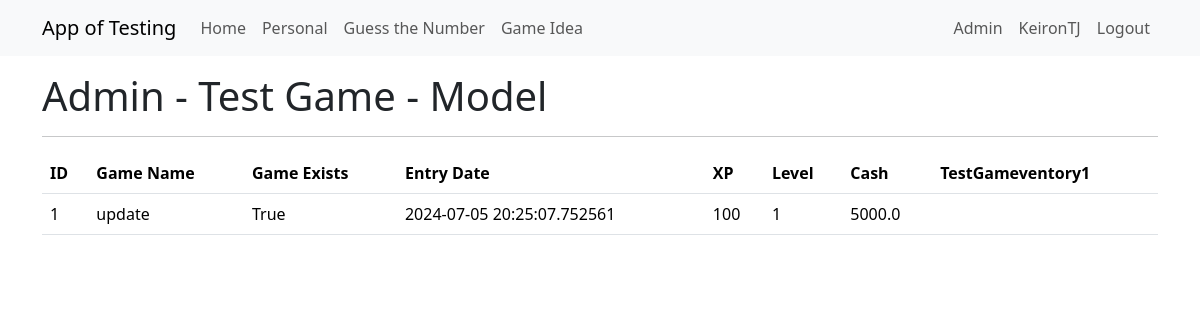
Before: /admin_testgame_models (signed in) with the older database file.
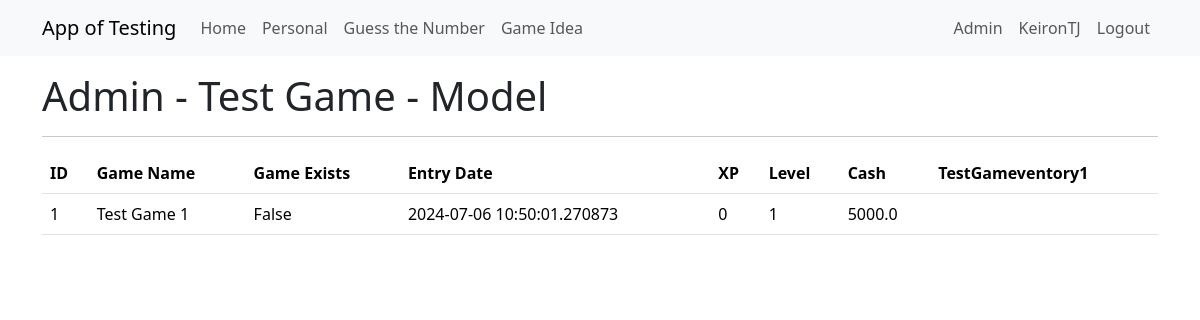
After: the same page with the newer database file.
### app/models.py (models this page shows)
class TestGame(db.Model):
    __tablename__ = 'test_game'
    id = db.Column(db.Integer, primary_key=True)
    user_id = db.Column(db.Integer, db.ForeignKey('user.id'), nullable=False)
    game_name = db.Column(db.String(64))
    game_exists = db.Column(db.Boolean, default=False)
    entry_date = db.Column(db.DateTime, default=datetime.now(timezone.utc))
    xp = db.Column(db.Integer, default=0)
    level = db.Column(db.Integer, default=1)
    cash = db.Column(db.Float, default=5000)
    test_game_cash_logs = db.relationship("TestGameCashLog", back_populates="testgame")
    test_game_xp_logs = db.relationship("TestGameXPLog", back_populates="testgame")
    user = db.relationship("User", back_populates="test_game")
    inventories = db.relationship('TestGameInventory', backref='game', lazy=True, cascade="all, delete-orphan")
    quest_progress = db.relationship("TestGameQuestProgress", back_populates="quest_game")

### app/admin/routes.py (the view)
@bp.route('/admin_testgame_models', methods=['GET', 'POST'])
@login_required
@admin_required
def admin_testgame_models():
    testgames = db.session.query(TestGame).all()
    return render_template("admin/admin_testgame_models.html",
                           title='Admin Test Game Users',
                           testgames=testgames)

### app/models.py (called while the page is built)
@login.user_loader
def load_user(id):
    return db.session.get(User, int(id))

    def is_admin(self):
        return 'admin' in [role.name for role in self.role]

### app/templates/admin/admin_testgame_models.html
{% extends "base.html" %}
{% block content %}
<div class="Jumbotron">
    <h1>Admin - Test Game - Model</h1>
</div>
<hr>
<table class="table">
    <thead>
        <tr>
            <th>ID</th>
            <th>Game Name</th>
            <th>Game Exists</th>
            <th>Entry Date</th>
            <th>XP</th>
            <th>Level</th>
            <th>Cash</th>
            <th>TestGameventory1</th>
        </tr>
    </thead>
    <tbody>
        {% for testgame in testgames %}
        <tr>
            <td>{{ testgame.id }}</td>
            <td>{{ testgame.game_name }}</td>
            <td>{{ testgame.game_exists }}</td>
            <td>{{ testgame.entry_date }}</td>
            <td>{{ testgame.xp }}</td>
            <td>{{ testgame.level }}</td>
            <td>{{ testgame.cash }}</td>
            <td>{{ testgame.testgameventory1 }}</td>
        </tr>
        {% endfor %}
    </tbody>
</table>
{% endblock %}

Changed rows visible on the page:
changed TestGame id 1: game_name "update" → "Test Game 1"; game_exists "True" → "False"; entry_date "2024-07-05 20:25:07.752561" → "2024-07-06 10:50:01.270873"; xp "100" → "0"
